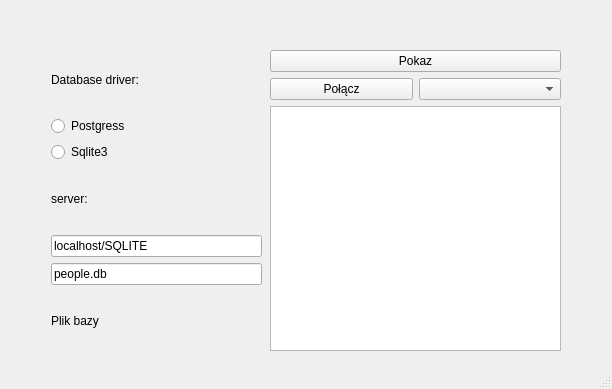
<?xml version="1.0" encoding="UTF-8"?>
<ui version="4.0">
 <class>MainWindowNew</class>
 <widget class="QMainWindow" name="MainWindowNew">
  <property name="geometry">
   <rect>
    <x>0</x>
    <y>0</y>
    <width>612</width>
    <height>389</height>
   </rect>
  </property>
  <property name="windowTitle">
   <string>MainWindow</string>
  </property>
  <widget class="QWidget" name="centralwidget">
   <widget class="QWidget" name="layoutWidget">
    <property name="geometry">
     <rect>
      <x>270</x>
      <y>50</y>
      <width>291</width>
      <height>301</height>
     </rect>
    </property>
    <layout class="QGridLayout" name="gridLayout_2">
     <item row="0" column="0" colspan="2">
      <widget class="QPushButton" name="pushButtonPokaz">
       <property name="text">
        <string>Pokaz</string>
       </property>
      </widget>
     </item>
     <item row="1" column="0">
      <widget class="QPushButton" name="pushButtonConnect">
       <property name="text">
        <string>Połącz</string>
       </property>
      </widget>
     </item>
     <item row="2" column="0" colspan="2">
      <widget class="QTableView" name="tableView_3">
       <attribute name="horizontalHeaderVisible">
        <bool>false</bool>
       </attribute>
       <attribute name="verticalHeaderVisible">
        <bool>false</bool>
       </attribute>
      </widget>
     </item>
     <item row="1" column="1">
      <widget class="QComboBox" name="comboBox"/>
     </item>
    </layout>
    <zorder>pushButtonConnect</zorder>
    <zorder>tableView_3</zorder>
    <zorder>comboBox</zorder>
    <zorder>pushButtonPokaz</zorder>
   </widget>
   <widget class="QWidget" name="layoutWidget">
    <property name="geometry">
     <rect>
      <x>51</x>
      <y>50</y>
      <width>211</width>
      <height>301</height>
     </rect>
    </property>
    <layout class="QVBoxLayout" name="verticalLayout">
     <item>
      <widget class="QLabel" name="label_2">
       <property name="text">
        <string>Database driver:</string>
       </property>
      </widget>
     </item>
     <item>
      <widget class="QRadioButton" name="radio_postgress">
       <property name="text">
        <string>Postgress</string>
       </property>
      </widget>
     </item>
     <item>
      <widget class="QRadioButton" name="radio_sqlite">
       <property name="text">
        <string>Sqlite3</string>
       </property>
      </widget>
     </item>
     <item>
      <widget class="QLabel" name="label_3">
       <property name="text">
        <string>server:</string>
       </property>
      </widget>
     </item>
     <item>
      <widget class="QLineEdit" name="lineEditServer">
       <property name="text">
        <string>localhost/SQLITE</string>
       </property>
      </widget>
     </item>
     <item>
      <widget class="QLineEdit" name="lineEditDatabase">
       <property name="text">
        <string>people.db</string>
       </property>
      </widget>
     </item>
     <item>
      <widget class="QLabel" name="label_4">
       <property name="text">
        <string>Plik bazy</string>
       </property>
      </widget>
     </item>
    </layout>
   </widget>
  </widget>
  <widget class="QStatusBar" name="statusbar"/>
 </widget>
 <resources/>
 <connections/>
</ui>
